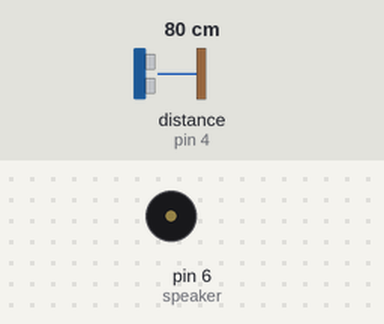
The sketch below on a simulated Arduino Uno, built with avr-gcc and run on an emulated ATmega328P. Shown: buzzer (waves = sounding). Wiring (inferred from the names in the program): ultrasonic range finder: trigger pin 2; echo pin 4. The test bench sets the inputs (shaded band); at power-on: distance to the obstacle (sensor on pin 4) 80 cm. The echo pulse lasts 58.3 µs per cm.

Above: at 1.26 s.
1.3 s: distance to the obstacle (sensor on pin 4) set to 2 cm
At 1.8 s:
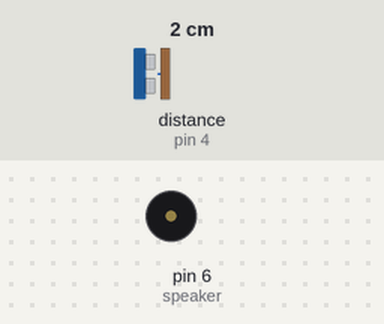
4.3 s: distance to the obstacle (sensor on pin 4) set to 60 cm
At 4.64 s:
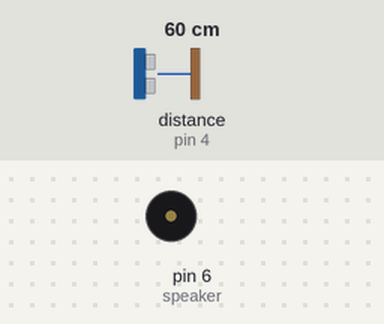
Timing chart, 0 to 13.3 s (numbered marks = the images above; inputs shaded):
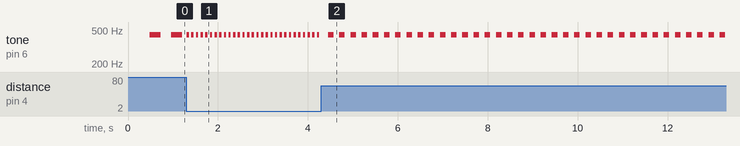

Measured:
- after the input at 1.3 s, tone on pin 6 (speaker): alternates 440 Hz for 0.05 s and silent for 0.05 s, starting at once
- after the input at 4.3 s, tone on pin 6 (speaker): alternates 440 Hz for 0.12 s and silent for 0.12 s, starting after 0.15 s
- by itself, tone on pin 6 (speaker): alternates 440 Hz for 0.24 s and silent for 0.24 s

The sketch:

Ultrasonic_Speaker_Prototype.ino
```cpp
// Pin ""defines""
const int trigPin = 2;
const int echoPin = 4;
const int speaker = 6;

// Probably shouldn't be global - sonar variables
long duration;
int distance;

// Really sloppy 5-datapoint-averager
double data[] = {0.0,0.0,0.0,0.0,0.0};
int index = 0;

//Timer variables
int counter = 0;              // Counts how many times interupt has occured (~1KHz frequency)
int freq_overflow = 1000;     // How many counts before reseting the timer
int freq_toneStop = 1000/3;   // How many counts before turning off the tone
bool tone_active = true;      // Current state of tone
bool freq_enable = true;

// Interrupt is called once a millisecond (mostly)
SIGNAL(TIMER0_COMPA_vect)
{
  if(counter >= freq_overflow)
  {
    // When out of range - disable the speaker
    // but keep counting
    if(freq_enable == true)
    {
      tone(speaker, 440);
      tone_active = true;
    }
    counter = 0;
  }
  if((tone_active == true) && (counter >= freq_toneStop))
  {
    noTone(speaker);
    tone_active = false;
  }
  counter++;
}

void setup(){
  // Use timer 0 as our interrupt pin
  // This works because we're just going to assume the timer
  // based interrupts are occuring once every millisecond
  OCR0A = 0x00;
  TIMSK0 |= _BV(OCIE0A);

  pinMode(trigPin, OUTPUT); // Sets the trigPin as an Output
  pinMode(echoPin, INPUT);
  Serial.begin(9600);
}

void add(double in){
  data[index] = in;
  index = index + 1;
  if (index > 5)
    index = 0;
}

double avg(){
  double avg = 0;
  for(int i=0;i<5;i++)
  {
    avg += data[i];
  }
  return (avg/5);
}

void dist()
{
  digitalWrite(trigPin, LOW);
  delayMicroseconds(2);
  // Sets the trigPin on HIGH state for 10 micro seconds
  digitalWrite(trigPin, HIGH);
  delayMicroseconds(10);
  digitalWrite(trigPin, LOW);
  // Reads the echoPin, returns the sound wave travel time in microseconds
  duration = pulseIn(echoPin, HIGH);
  // Calculating the distance
  distance= duration*0.034/2;
  add(distance);
}

// Sets the frequency at which the speaker will produce sound
void freq(double hz)
{
  // Sets the counter to overflow at the desired rate (minium once every 2 seconds)
  freq_overflow = 1000/max(hz,0.5);
  freq_toneStop = freq_overflow/2;
}

void loop(){
  double val;

  //Gather and record distance into data array then get average of distance values
  dist();
  val = avg();

  // "transforms" the distance value into a HZ frequency
  // You may change this as much as you wish.
  // Maps 100 distance to 0 HZ and 1 distance to 10 Hz
  val = 10-(min(val,95)/10);
  freq(val);
  //Serial.println(val);

  //if the value was < 1 HZ, then don't play noise at all
  if(val > 1)
  {
    freq_enable = true;
  }
  else
  {
    freq_enable = false;
  }
  //Serial.println(freq_enable);

  // I *STRONGLY* recommend we not over-stress the poor ultrasonic sensor
  delay(2);
}
```
